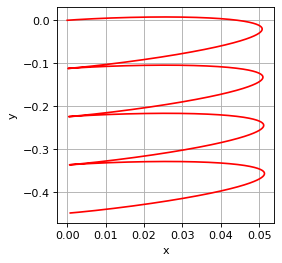

Here is the Python script that generated this plot:
# lissajous_electric_euler.py
# unit test of electric force module
# Sparisoma Viridi | https://github.com/dudung

# 20230517
#   0459 Start this unit test.
#   0543 Not finish, error. Pause, Duschen, zu Uni.
#   0831 Pause, result for (ax, ay) ok,but not for
#        (vx, vy) and (x, y). Logical error unknown.

import sys
# set configuration at the university, comment while at home
sys.path.insert(0, "D:\\butiran")

from butiran.color2 import Color2
from butiran.math.vect3 import Vect3
from butiran.grain import Grain
from butiran.force.electric import Electric
import math

# define grain with initial position and velocity
grain = Grain(id="0102", m=1, q=1)
grain.r = Vect3(0, 0, 0)
grain.v = Vect3(0, 0, 0)

# define electric field and force
def efield(t):
  A1 = 1
  A2 = 1
  f1 = 1
  f2 = 1
  omega1 = 2 * math.pi * f1
  omega2 = 2 * math.pi * f2
  
  phi = 0.25 * math.pi
  x = A1 * math.cos(omega1 * t)
  y = A2 * math.cos(omega2 * t + phi)
  z = 0
  
  return Vect3(x, y, z)

electric = Electric()

import numpy as np

# define iteration
tbeg = 0
tend = 4
N = 10000
dt = (tend - tbeg) / N

# define lists
data_t = []
data_x = []
data_y = []
data_vx = []
data_vy = []
data_ax = []
data_ay = []

# perform iteration
print("Calculate position and velocity.")
for i in range(N + 1):
  t = i * dt
  
  m = grain.m
  v = grain.v
  r = grain.r
  
  data_t.append(t)
  data_x.append(r.x)
  data_y.append(r.y)
  data_vx.append(v.x)
  data_vy.append(v.y)
  
  electric.field = efield(t)
  fe = electric.force(grain)
  a = fe / m
  v += a * dt
  r += v * dt
  
  data_ax.append(a.x)
  data_ay.append(a.y)
  
  grain.v = v
  grain.r = r
  
print("Plot data.")
from matplotlib.pyplot import figure
import matplotlib.pyplot as plt

figure(figsize=(3.5, 3.5), dpi=80)

plt.plot(data_x, data_y, c='r')
plt.xlabel('x')
plt.ylabel('y')

plt.grid()
#plt.xlim([0, 240])
#plt.ylim([0, 80])
#plt.xticks(np.arange(0, 240+0.01, 40))
#plt.yticks(np.arange(0, 80+0.01, 20))

#plt.text(60, 39, "$v_x = 30$, $v_y = 40$, $m = 1$", fontsize=12)
#plt.text(98, 30, "$g = -10$", fontsize=12)

print("Save figure.")
plt.savefig('lissajous_electric_euler.png', bbox_inches='tight')

print("Error: Trajectory should be ellipse")
